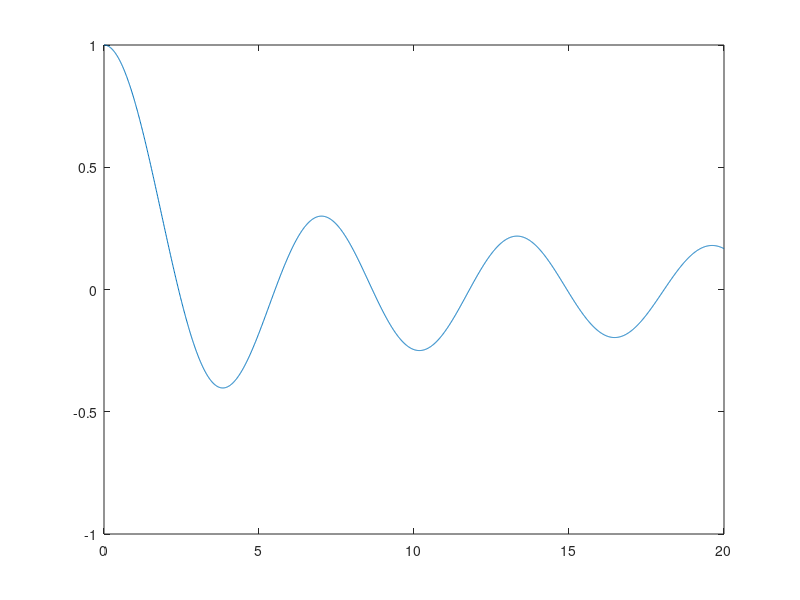

The MATLAB script that drew this image:
clear
clc
g=@(x) besselj(0,x);
x=0:0.01:20;
y=g(x);
plot(x,y)
h=20/30;
answer=g(0)+g(20);
for i=0:1:14
    a=2*i+1;
    x=a*h;
    answer=answer+4*g(x);
    a=2*i;
    x=a*h;
    answer=answer+2*g(x);
end
answer=answer-2*g(0);
answer=answer*h/3